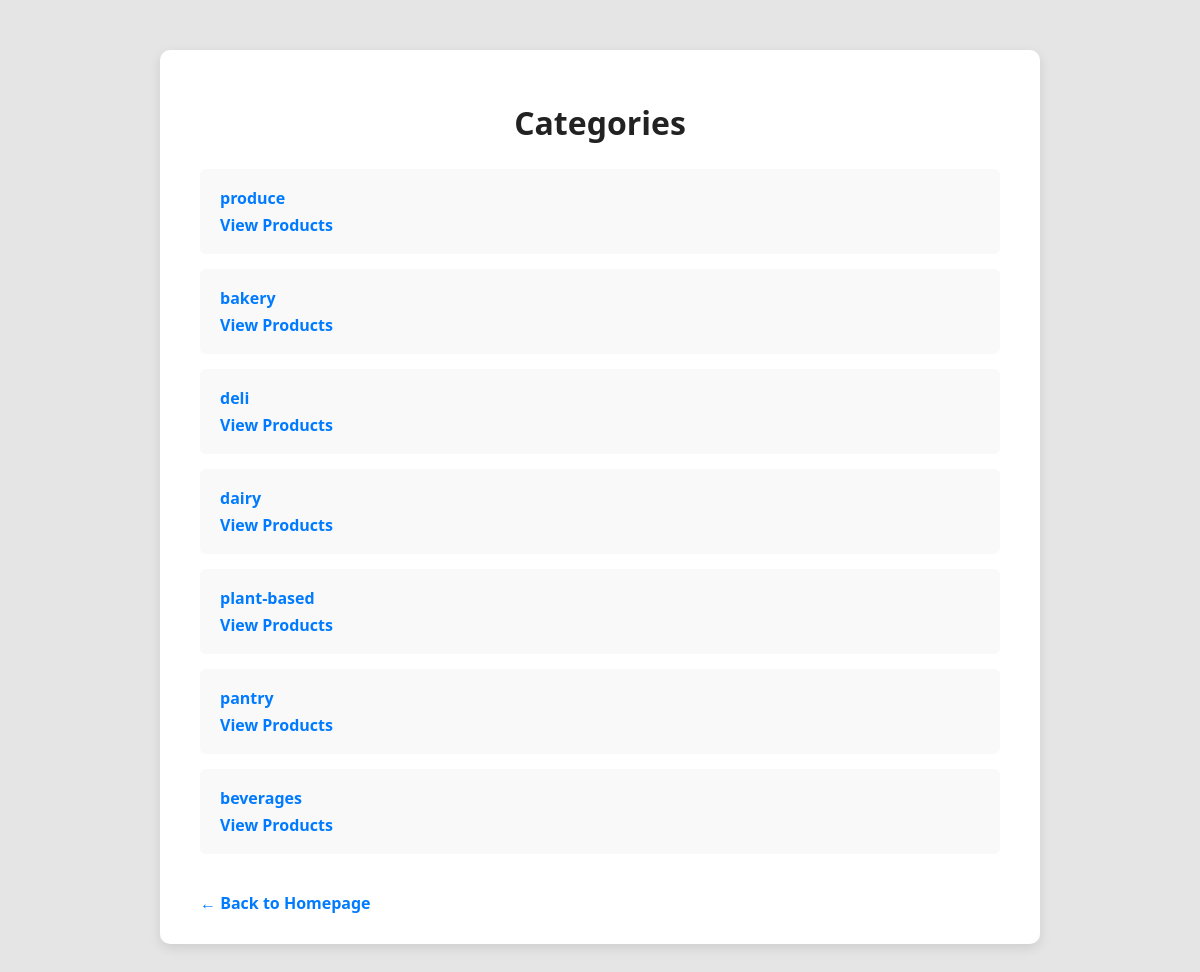
/Categories, run on an earlier commit of the app's database.
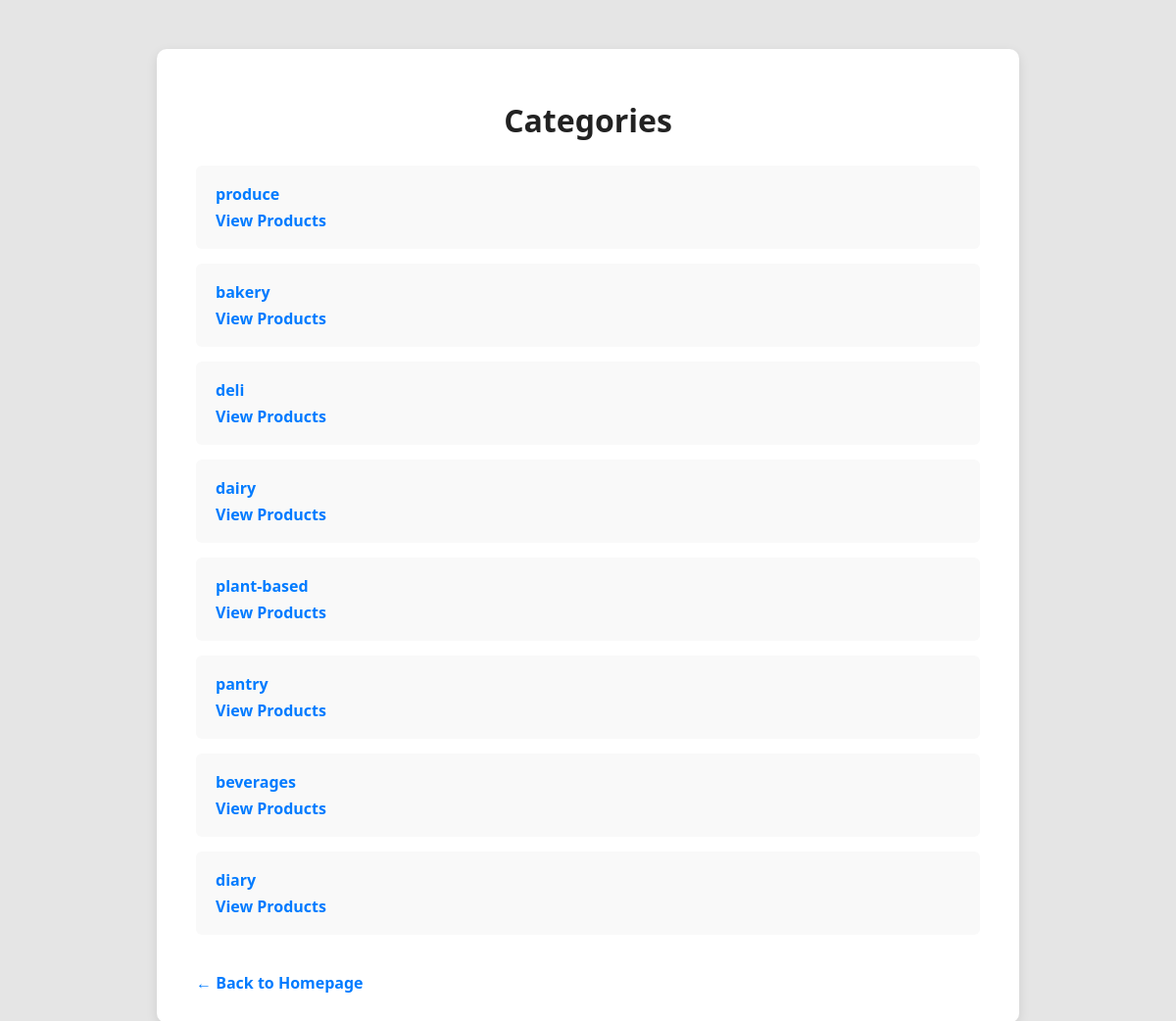
And on a later commit of the database.
### app.py (models this page shows)
class Category(db.Model):
    __tablename__ = "Categories"
    id = mapped_column(Integer, primary_key=True)
    name = mapped_column(String)
    products = relationship("Product", back_populates="category")

### app.py (the view)
@app.route("/Categories")
def show_categories():
    categories = db.session.execute(db.select(Category)).scalars()
    return render_template("categories.html", data = categories)

### templates/categories.html (shortened to what this page needs)
<!DOCTYPE html>
<html lang="en">
<head>
    <link rel="stylesheet" href="{{ url_for('static', filename='style.css') }}">
</head>
<body>
    <div class="customers-container">
        <h1>Categories</h1>
        <ul class="customers-list">
            {% for category in data %}
            <li>
                <div class="customer-info">
                    <span class="customer-name">{{ category.name }}</span>
                    <a class="customer-link" href="{{ url_for('category_products', category_name=category.name) }}">
                        View Products
                    </a>
                </div>
            </li>
            {% endfor %}
        </ul>
        <br>
        <a class="customer-link" href="{{ url_for('home') }}">← Back to Homepage</a>
    </div>
</body>
</html>

### static/style.css (style rules this page uses)
body { font-family: 'Segoe UI', Tahoma, Geneva, Verdana, sans-serif; background-color: #e5e5e5; margin: 0; padding: 0; color: #333; }
.customers-container { max-width: 800px; margin: 50px auto; background-color: #ffffff; border-radius: 10px; padding: 30px 40px; box-shadow: 0 4px 12px rgba(0, 0, 0, 0.1); }
.customers-container h1 { color: #222; text-align: center; margin-bottom: 25px; }
.customers-list { list-style-type: none; padding: 0; }
.customers-list li { background-color: #f9f9f9; margin-bottom: 15px; padding: 18px 20px; border-radius: 6px; display: flex; justify-content: space-between; align-items: center; transition: background-color 0.2s ease-in-out; }
.customer-info { display: flex; flex-direction: column; }
.customer-name { font-weight: bold; color: #007BFF; margin-bottom: 5px; }
.customer-link { text-decoration: none; color: #007BFF; font-weight: bold; }

What changed in the data, as far as the page shows it:
added Category: name "diary"
